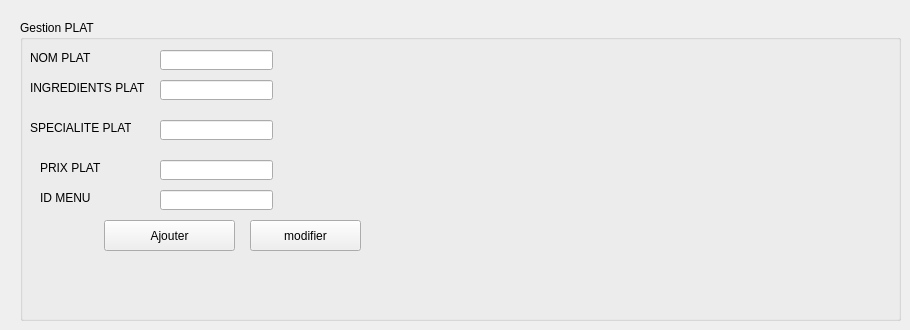
        <widget class="QWidget" name="tab_15">
         <attribute name="title">
          <string>Ajouter</string>
         </attribute>
         <widget class="QGroupBox" name="groupBox_6">
          <property name="geometry">
           <rect>
            <x>20</x>
            <y>20</y>
            <width>881</width>
            <height>301</height>
           </rect>
          </property>
          <property name="title">
           <string>Gestion PLAT</string>
          </property>
          <widget class="QLabel" name="label_54">
           <property name="geometry">
            <rect>
             <x>10</x>
             <y>30</y>
             <width>81</width>
             <height>16</height>
            </rect>
           </property>
           <property name="text">
            <string>NOM PLAT</string>
           </property>
          </widget>
          <widget class="QLabel" name="label_55">
           <property name="geometry">
            <rect>
             <x>10</x>
             <y>60</y>
             <width>121</width>
             <height>16</height>
            </rect>
           </property>
           <property name="text">
            <string>INGREDIENTS PLAT</string>
           </property>
          </widget>
          <widget class="QLabel" name="label_56">
           <property name="geometry">
            <rect>
             <x>10</x>
             <y>100</y>
             <width>101</width>
             <height>16</height>
            </rect>
           </property>
           <property name="text">
            <string>SPECIALITE PLAT</string>
           </property>
          </widget>
          <widget class="QLineEdit" name="lineEdit_16">
           <property name="geometry">
            <rect>
             <x>140</x>
             <y>30</y>
             <width>113</width>
             <height>20</height>
            </rect>
           </property>
          </widget>
          <widget class="QLineEdit" name="lineEdit_17">
           <property name="geometry">
            <rect>
             <x>140</x>
             <y>60</y>
             <width>113</width>
             <height>20</height>
            </rect>
           </property>
          </widget>
          <widget class="QLineEdit" name="lineEdit_18">
           <property name="geometry">
            <rect>
             <x>140</x>
             <y>100</y>
             <width>113</width>
             <height>20</height>
            </rect>
           </property>
          </widget>
          <widget class="QPushButton" name="pushButton_21">
           <property name="geometry">
            <rect>
             <x>84</x>
             <y>200</y>
             <width>131</width>
             <height>31</height>
            </rect>
           </property>
           <property name="text">
            <string>Ajouter</string>
           </property>
          </widget>
          <widget class="QPushButton" name="pushButton_22">
           <property name="geometry">
            <rect>
             <x>230</x>
             <y>200</y>
             <width>111</width>
             <height>31</height>
            </rect>
           </property>
           <property name="text">
            <string>modifier</string>
           </property>
          </widget>
          <widget class="QLineEdit" name="lineEdit_19">
           <property name="geometry">
            <rect>
             <x>140</x>
             <y>140</y>
             <width>113</width>
             <height>20</height>
            </rect>
           </property>
          </widget>
          <widget class="QLabel" name="label_57">
           <property name="geometry">
            <rect>
             <x>20</x>
             <y>140</y>
             <width>101</width>
             <height>16</height>
            </rect>
           </property>
           <property name="text">
            <string>PRIX PLAT</string>
           </property>
          </widget>
          <widget class="QLineEdit" name="lineEdit_20">
           <property name="geometry">
            <rect>
             <x>140</x>
             <y>170</y>
             <width>113</width>
             <height>20</height>
            </rect>
           </property>
          </widget>
          <widget class="QLabel" name="label_58">
           <property name="geometry">
            <rect>
             <x>20</x>
             <y>170</y>
             <width>101</width>
             <height>16</height>
            </rect>
           </property>
           <property name="text">
            <string>ID MENU</string>
           </property>
          </widget>
         </widget>
        </widget>
